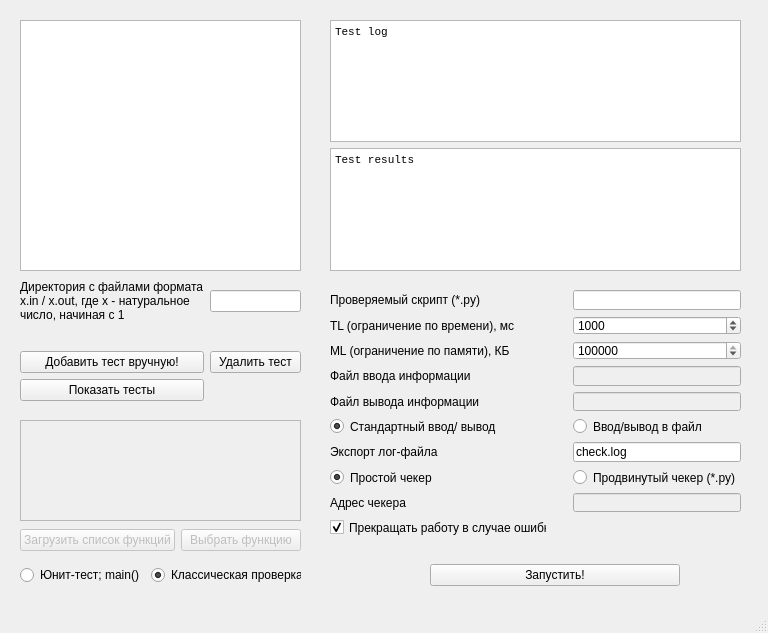
<?xml version="1.0" encoding="UTF-8"?>
<ui version="4.0">
 <class>MainWindow</class>
 <widget class="QMainWindow" name="MainWindow">
  <property name="geometry">
   <rect>
    <x>0</x>
    <y>0</y>
    <width>768</width>
    <height>633</height>
   </rect>
  </property>
  <property name="windowTitle">
   <string>MainWindow</string>
  </property>
  <widget class="QWidget" name="centralwidget">
   <widget class="QWidget" name="horizontalLayoutWidget">
    <property name="geometry">
     <rect>
      <x>430</x>
      <y>560</y>
      <width>250</width>
      <height>31</height>
     </rect>
    </property>
    <layout class="QHBoxLayout" name="horizontalLayout">
     <item>
      <widget class="QPushButton" name="launch">
       <property name="text">
        <string>Запустить!</string>
       </property>
      </widget>
     </item>
    </layout>
   </widget>
   <widget class="QWidget" name="verticalLayoutWidget">
    <property name="geometry">
     <rect>
      <x>330</x>
      <y>20</y>
      <width>411</width>
      <height>251</height>
     </rect>
    </property>
    <layout class="QVBoxLayout" name="verticalLayout">
     <item>
      <widget class="QTextBrowser" name="logBox">
       <property name="font">
        <font>
         <family>Lucida Console</family>
        </font>
       </property>
       <property name="html">
        <string>&lt;!DOCTYPE HTML PUBLIC &quot;-//W3C//DTD HTML 4.0//EN&quot; &quot;http://www.w3.org/TR/REC-html40/strict.dtd&quot;&gt;
&lt;html&gt;&lt;head&gt;&lt;meta name=&quot;qrichtext&quot; content=&quot;1&quot; /&gt;&lt;style type=&quot;text/css&quot;&gt;
p, li { white-space: pre-wrap; }
&lt;/style&gt;&lt;/head&gt;&lt;body style=&quot; font-family:'Lucida Console'; font-size:8.25pt; font-weight:400; font-style:normal;&quot;&gt;
&lt;p style=&quot; margin-top:0px; margin-bottom:0px; margin-left:0px; margin-right:0px; -qt-block-indent:0; text-indent:0px;&quot;&gt;Test log&lt;/p&gt;&lt;/body&gt;&lt;/html&gt;</string>
       </property>
      </widget>
     </item>
     <item>
      <widget class="QTextBrowser" name="resBox">
       <property name="font">
        <font>
         <family>Lucida Console</family>
        </font>
       </property>
       <property name="html">
        <string>&lt;!DOCTYPE HTML PUBLIC &quot;-//W3C//DTD HTML 4.0//EN&quot; &quot;http://www.w3.org/TR/REC-html40/strict.dtd&quot;&gt;
&lt;html&gt;&lt;head&gt;&lt;meta name=&quot;qrichtext&quot; content=&quot;1&quot; /&gt;&lt;style type=&quot;text/css&quot;&gt;
p, li { white-space: pre-wrap; }
&lt;/style&gt;&lt;/head&gt;&lt;body style=&quot; font-family:'Lucida Console'; font-size:8.25pt; font-weight:400; font-style:normal;&quot;&gt;
&lt;p style=&quot; margin-top:12px; margin-bottom:12px; margin-left:0px; margin-right:0px; -qt-block-indent:0; text-indent:0px;&quot;&gt;&lt;span style=&quot; font-size:8pt;&quot;&gt;Test results&lt;/span&gt;&lt;/p&gt;&lt;/body&gt;&lt;/html&gt;</string>
       </property>
      </widget>
     </item>
    </layout>
   </widget>
   <widget class="QWidget" name="gridLayoutWidget">
    <property name="geometry">
     <rect>
      <x>330</x>
      <y>290</y>
      <width>411</width>
      <height>247</height>
     </rect>
    </property>
    <layout class="QGridLayout" name="gridLayout">
     <item row="8" column="2">
      <widget class="QLineEdit" name="checkerfile">
       <property name="enabled">
        <bool>false</bool>
       </property>
      </widget>
     </item>
     <item row="7" column="0">
      <widget class="QRadioButton" name="simple_check">
       <property name="text">
        <string>Простой чекер</string>
       </property>
       <property name="checked">
        <bool>true</bool>
       </property>
       <attribute name="buttonGroup">
        <string notr="true">io</string>
       </attribute>
      </widget>
     </item>
     <item row="8" column="0">
      <widget class="QLabel" name="label_9">
       <property name="text">
        <string>Адрес чекера</string>
       </property>
      </widget>
     </item>
     <item row="4" column="0">
      <widget class="QLabel" name="label_4">
       <property name="text">
        <string>Файл вывода информации</string>
       </property>
      </widget>
     </item>
     <item row="1" column="0">
      <widget class="QLabel" name="label">
       <property name="text">
        <string>TL (ограничение по времени), мс</string>
       </property>
      </widget>
     </item>
     <item row="1" column="1" rowspan="5">
      <spacer name="verticalSpacer">
       <property name="orientation">
        <enum>Qt::Vertical</enum>
       </property>
       <property name="sizeHint" stdset="0">
        <size>
         <width>20</width>
         <height>40</height>
        </size>
       </property>
      </spacer>
     </item>
     <item row="7" column="2">
      <widget class="QRadioButton" name="advanced_check">
       <property name="text">
        <string>Продвинутый чекер (*.py)</string>
       </property>
       <attribute name="buttonGroup">
        <string notr="true">io</string>
       </attribute>
      </widget>
     </item>
     <item row="2" column="2">
      <widget class="QSpinBox" name="ML">
       <property name="minimum">
        <number>1024</number>
       </property>
       <property name="maximum">
        <number>999999999</number>
       </property>
       <property name="singleStep">
        <number>1024</number>
       </property>
       <property name="value">
        <number>262144</number>
       </property>
      </widget>
     </item>
     <item row="2" column="0">
      <widget class="QLabel" name="label_2">
       <property name="text">
        <string>ML (ограничение по памяти), КБ</string>
       </property>
      </widget>
     </item>
     <item row="1" column="2">
      <widget class="QSpinBox" name="TL">
       <property name="minimum">
        <number>20</number>
       </property>
       <property name="maximum">
        <number>100000</number>
       </property>
       <property name="singleStep">
        <number>20</number>
       </property>
       <property name="value">
        <number>1000</number>
       </property>
      </widget>
     </item>
     <item row="3" column="0">
      <widget class="QLabel" name="label_3">
       <property name="text">
        <string>Файл ввода информации</string>
       </property>
      </widget>
     </item>
     <item row="4" column="2">
      <widget class="QLineEdit" name="outputfile">
       <property name="enabled">
        <bool>false</bool>
       </property>
      </widget>
     </item>
     <item row="0" column="0">
      <widget class="QLabel" name="label_5">
       <property name="text">
        <string>Проверяемый скрипт (*.py)</string>
       </property>
      </widget>
     </item>
     <item row="3" column="2">
      <widget class="QLineEdit" name="inputfile">
       <property name="enabled">
        <bool>false</bool>
       </property>
      </widget>
     </item>
     <item row="6" column="0">
      <widget class="QLabel" name="label_6">
       <property name="text">
        <string>Экспорт лог-файла</string>
       </property>
      </widget>
     </item>
     <item row="6" column="2">
      <widget class="QLineEdit" name="exportfile">
       <property name="text">
        <string>check.log</string>
       </property>
      </widget>
     </item>
     <item row="0" column="2">
      <widget class="QLineEdit" name="choosefile"/>
     </item>
     <item row="5" column="0">
      <widget class="QRadioButton" name="stdio">
       <property name="text">
        <string>Стандартный ввод/ вывод</string>
       </property>
       <property name="checked">
        <bool>true</bool>
       </property>
       <attribute name="buttonGroup">
        <string notr="true">checker</string>
       </attribute>
      </widget>
     </item>
     <item row="5" column="2">
      <widget class="QRadioButton" name="fileio">
       <property name="enabled">
        <bool>true</bool>
       </property>
       <property name="text">
        <string>Ввод/вывод в файл</string>
       </property>
       <attribute name="buttonGroup">
        <string notr="true">checker</string>
       </attribute>
      </widget>
     </item>
     <item row="9" column="0">
      <widget class="QCheckBox" name="stopiffailed">
       <property name="text">
        <string>Прекращать работу в случае ошибки</string>
       </property>
       <property name="checked">
        <bool>true</bool>
       </property>
      </widget>
     </item>
    </layout>
   </widget>
   <widget class="QWidget" name="horizontalLayoutWidget_2">
    <property name="geometry">
     <rect>
      <x>20</x>
      <y>560</y>
      <width>281</width>
      <height>31</height>
     </rect>
    </property>
    <layout class="QHBoxLayout" name="horizontalLayout_2">
     <item>
      <widget class="QRadioButton" name="unitTest">
       <property name="text">
        <string>Юнит-тест; main()</string>
       </property>
      </widget>
     </item>
     <item>
      <widget class="QRadioButton" name="regularTest">
       <property name="text">
        <string>Классическая проверка</string>
       </property>
       <property name="checked">
        <bool>true</bool>
       </property>
      </widget>
     </item>
    </layout>
   </widget>
   <widget class="QTableWidget" name="tableWidget">
    <property name="geometry">
     <rect>
      <x>20</x>
      <y>20</y>
      <width>281</width>
      <height>251</height>
     </rect>
    </property>
   </widget>
   <widget class="QWidget" name="gridLayoutWidget_2">
    <property name="geometry">
     <rect>
      <x>20</x>
      <y>280</y>
      <width>281</width>
      <height>121</height>
     </rect>
    </property>
    <layout class="QGridLayout" name="gridLayout_2">
     <item row="2" column="1">
      <widget class="QPushButton" name="remtest">
       <property name="text">
        <string>Удалить тест</string>
       </property>
      </widget>
     </item>
     <item row="0" column="0">
      <widget class="QLabel" name="label_7">
       <property name="text">
        <string>Директория с файлами формата
x.in / x.out, где x - натуральное
число, начиная с 1</string>
       </property>
      </widget>
     </item>
     <item row="3" column="0">
      <widget class="QPushButton" name="showtest">
       <property name="text">
        <string>Показать тесты</string>
       </property>
      </widget>
     </item>
     <item row="2" column="0">
      <widget class="QPushButton" name="addtest">
       <property name="text">
        <string>Добавить тест вручную!</string>
       </property>
      </widget>
     </item>
     <item row="0" column="1">
      <widget class="QLineEdit" name="testdir"/>
     </item>
     <item row="1" column="0">
      <widget class="QLabel" name="label_8">
       <property name="text">
        <string/>
       </property>
      </widget>
     </item>
    </layout>
   </widget>
   <widget class="QListWidget" name="listWidget">
    <property name="enabled">
     <bool>false</bool>
    </property>
    <property name="geometry">
     <rect>
      <x>20</x>
      <y>420</y>
      <width>281</width>
      <height>101</height>
     </rect>
    </property>
   </widget>
   <widget class="QWidget" name="horizontalLayoutWidget_3">
    <property name="geometry">
     <rect>
      <x>20</x>
      <y>500</y>
      <width>281</width>
      <height>80</height>
     </rect>
    </property>
    <layout class="QHBoxLayout" name="horizontalLayout_3">
     <item>
      <widget class="QPushButton" name="pushButton_2">
       <property name="enabled">
        <bool>false</bool>
       </property>
       <property name="text">
        <string>Загрузить список функций</string>
       </property>
      </widget>
     </item>
     <item>
      <widget class="QPushButton" name="pushButton_3">
       <property name="enabled">
        <bool>false</bool>
       </property>
       <property name="text">
        <string>Выбрать функцию</string>
       </property>
      </widget>
     </item>
    </layout>
   </widget>
  </widget>
  <widget class="QMenuBar" name="menubar">
   <property name="geometry">
    <rect>
     <x>0</x>
     <y>0</y>
     <width>768</width>
     <height>21</height>
    </rect>
   </property>
  </widget>
  <widget class="QStatusBar" name="statusbar"/>
 </widget>
 <resources/>
 <connections/>
 <buttongroups>
  <buttongroup name="io"/>
  <buttongroup name="checker"/>
 </buttongroups>
</ui>
